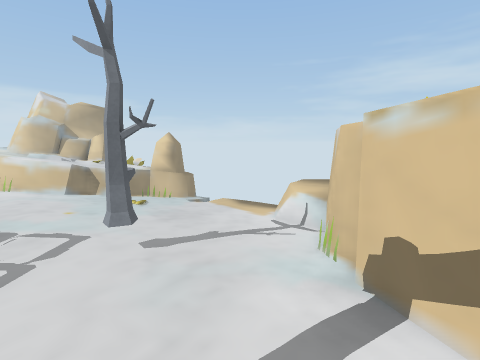
[1] (above)

19 first-person views from a walk through a scene from a Unity 3-D project. The camera is 1.5 m above the floor, tilts 8° down and sees 85° across. The floor is counted in squares, 0.5 m on a side. Each view is taken from the middle of a square. On the plan, view 1 faces up. The plan holds only what a view shows up to about 19 squares ahead; the rest is blank. The place goes on beyond the plan. The player character is not drawn. Some surface patterns are stand-ins.

[2]
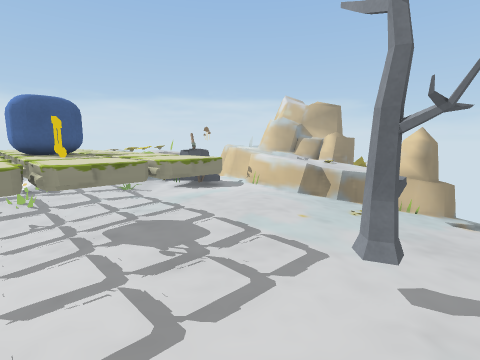

[3]
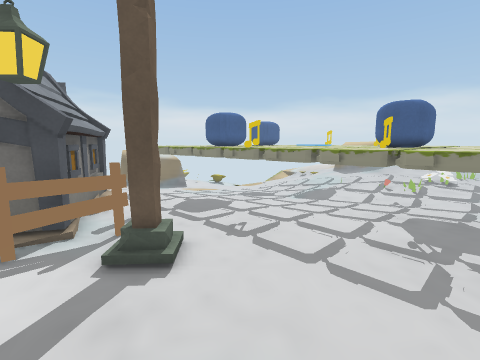

[4]
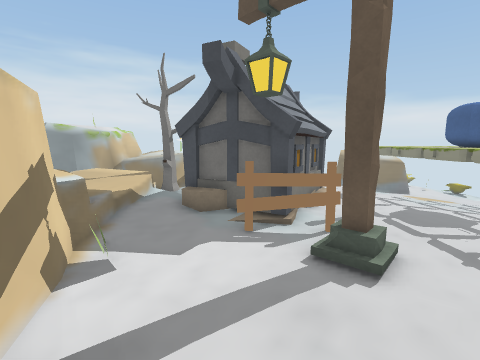

[5]
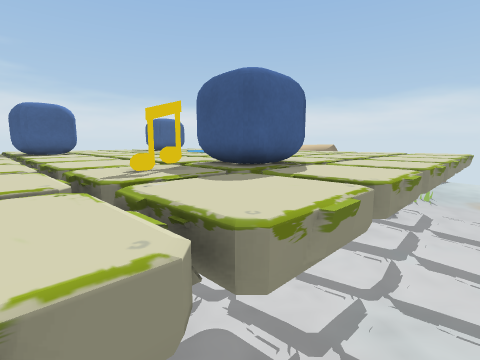

[6]
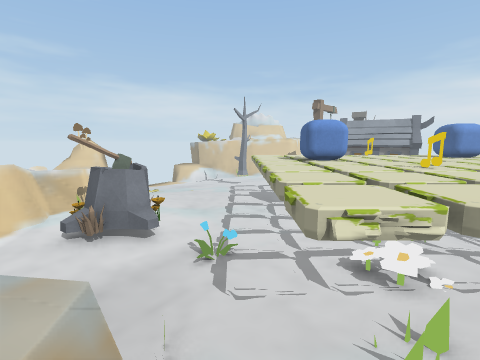

[7]
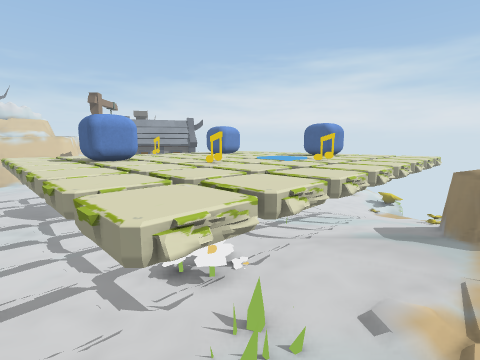

[8]
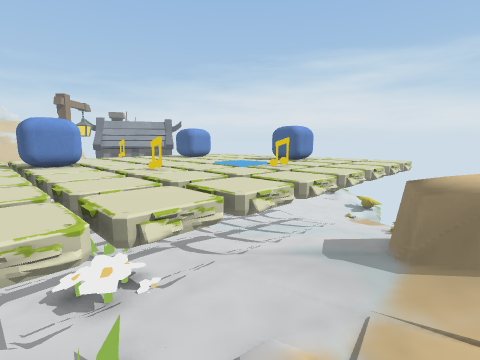

[9]
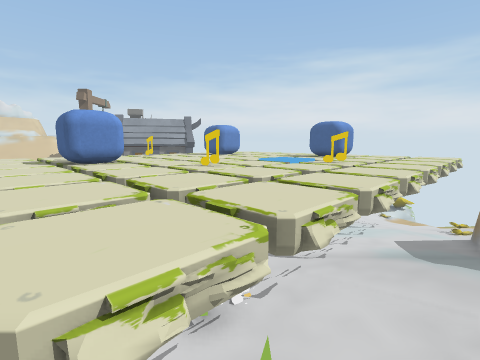

[10]
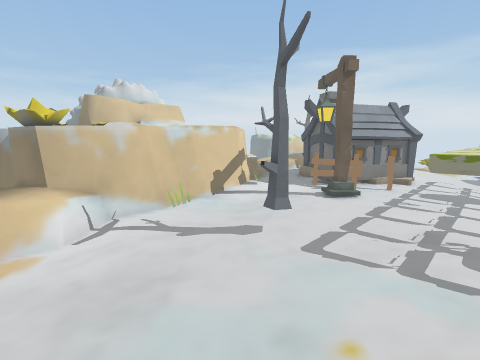

[11]
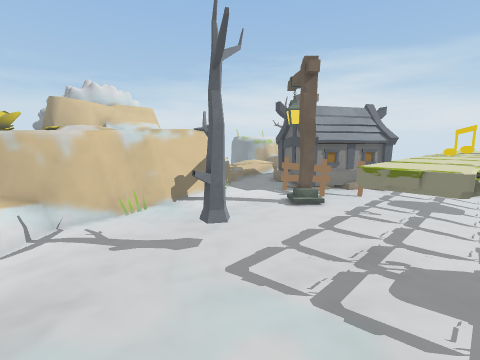

[12]
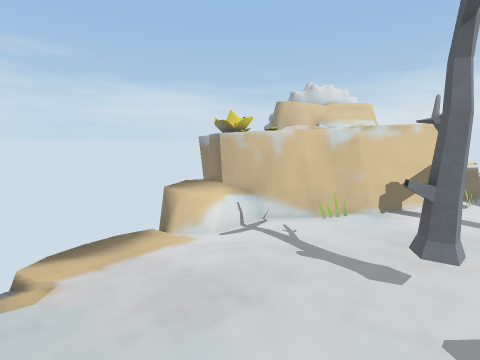

[13]
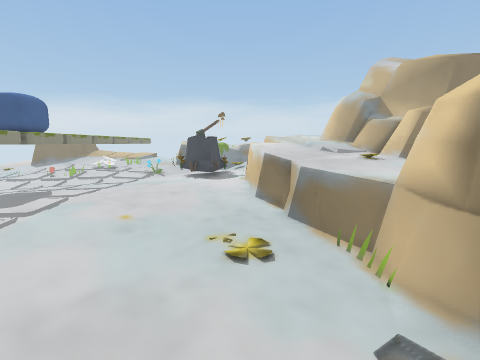

[14]
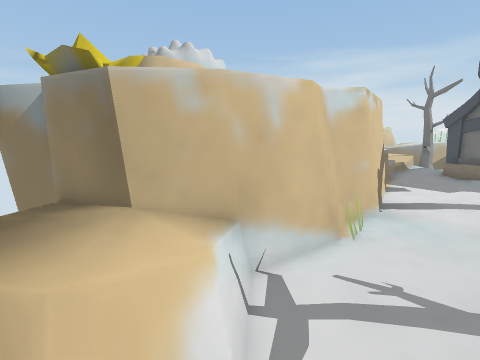

[15]
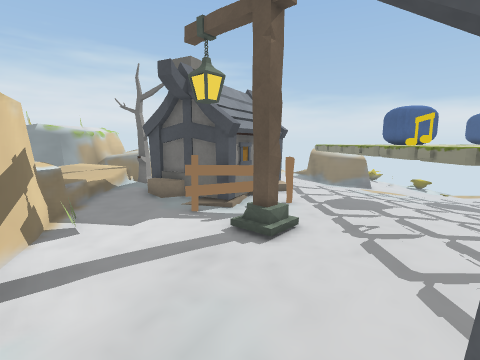

[16]
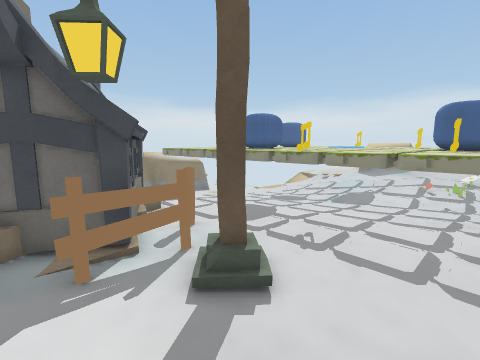

[17]
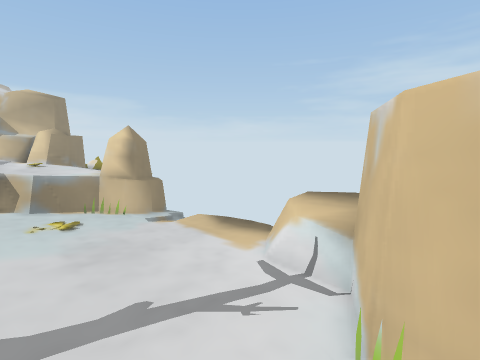

[18]
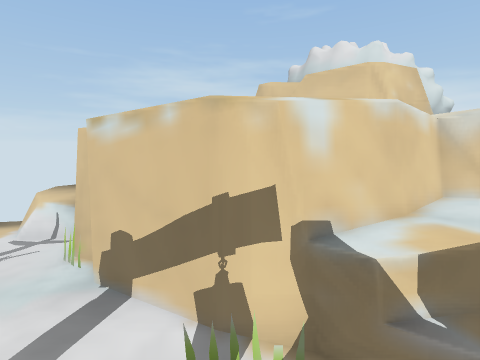

[19]
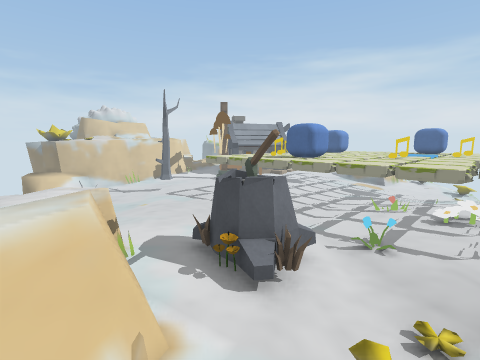

### Floor plan
Key: @ floor where view 1 was taken; # wall or solid block; x gap in a wall; . main floor; : floor 0.25 m higher than the main floor; - floor 0.25 m lower than the main floor; + floor 0.5 m higher than the main floor; _ floor 0.5 m lower than the main floor; * floor 0.75 m higher than the main floor; % floor 1 m higher than the main floor; / step, stairs or slope; = window, fence, low wall or low ledge; ^ raised ledge; O other object.
Columns run from 29 left of view 1 to 7 right of it. Each row starts with its distance up from view 1.
 19             ^^^^^^^^^^^##=/
 18        :  ^^^^^^^^^^^^^##_//___
 17          =x#^=^^^^^^^=---_//____
 16          ..===x^^^^^------______=#
 15         /......= ....------____#^^^^
 14         /...O........------____#^^^^#
 13        ...OOOO........------___=^^^#
 12        ....OOO........---------_^^#
 11      ^ ....OO..........----------#
 10     ^=..................--------##
  9     ==....O..............-------##
  8   ::  ...................OO-----##
  7 :::::=^^^^^^^^^^^^^^^^...O..----##
  6 :::::O^^^^^^^^^^^^^^^^.........-##
  5     :O^^O^^^^^^O#^^^^^..........##
  4    :O=^OO^^^^^OOO#O^^^..........##
  3    :::^^^^O^^^^##^^^^^..........=#
  2   +:::^^^^^O^^^^^^^^^^..........##
  1   ++::^^^^^O^^^^^^^^^^....OO.....####
  0   ++::^^^^###^^^^^^^^^.......@.../%##
 -1   ^^::^^^    ^^^^^^^O^....OOOO...//%
 -2   ^^=:###      ^^^^^^^.....OOO.::/+
 -3   ^^^###       ^^^^^^^...OOOOOOO::++
 -4   ^^###         ^^^^^^....OO OO :+++
 -5     ##          ^###^^...OO  O   :++
 -6                  ###^^...OO     OOO*
 -7                    ^^^..OOOO    OO=

Positions as (right, up) in squares from view 1, and headings:
1: (0, 0), facing up
2: (-2, 2), facing up-left
3: (0, 7), facing down-left
4: (0, 7), facing down
5: (-9, 8), facing down-left
6: (-27, 8), facing right
7: (-26, 8), facing down-right
8: (-27, 6), facing down-right
9: (-25, 7), facing down-right
10: (-9, 15), facing down-right
11: (-10, 13), facing down-right
12: (-9, 12), facing right
13: (0, 15), facing left
14: (0, 15), facing down-right
15: (-2, 9), facing down
16: (1, 5), facing down-left
17: (1, 5), facing up
18: (1, -1), facing up-right
19: (-22, 18), facing down-right
